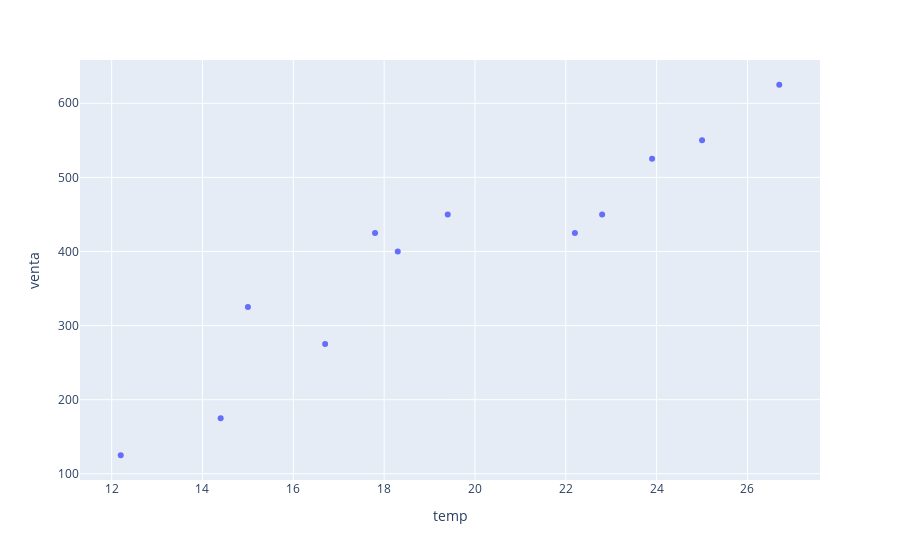

This figure's notebook cell:
### Markdown cell above
### podre estimar la venta de mañana si el pronostico es de 21c ?

### Code cell
px.scatter(data,x='temp',y='venta')

### Figure 1 — Plotly figure (JSON) as saved in the notebook; plotly's stock layout.template omitted (floating-point values rounded to 4 significant figures)
{"data": [{"hovertemplate": "temp=%{x}<br>venta=%{y}<extra></extra>", "legendgroup": "", "marker": {"color": "#636efa", "symbol": "circle"}, "mode": "markers", "name": "", "orientation": "v", "showlegend": false, "type": "scatter", "x": [22.8, 23.9, 25, 18.3, 14.4, 19.4, 17.8, 16.7, 12.2, 22.2, 26.7, 15], "xaxis": "x", "y": [450, 525, 550, 400, 175, 450, 425, 275, 125, 425, 625, 325], "yaxis": "y"}], "layout": {"legend": {"tracegroupgap": 0}, "margin": {"t": 60}, "xaxis": {"anchor": "y", "domain": [0, 1], "title": {"text": "temp"}}, "yaxis": {"anchor": "x", "domain": [0, 1], "title": {"text": "venta"}}}}
